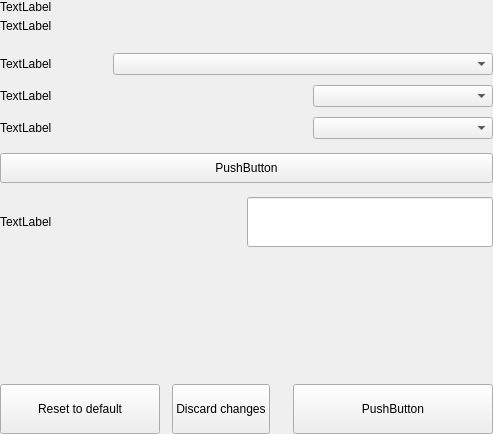
<?xml version="1.0" encoding="UTF-8"?>
<ui version="4.0">
 <class>SettingsDisplayOptionsWidget</class>
 <widget class="QWidget" name="SettingsDisplayOptionsWidget">
  <property name="geometry">
   <rect>
    <x>0</x>
    <y>0</y>
    <width>493</width>
    <height>434</height>
   </rect>
  </property>
  <property name="windowTitle">
   <string>Form</string>
  </property>
  <layout class="QVBoxLayout" name="verticalLayout">
   <property name="spacing">
    <number>0</number>
   </property>
   <property name="leftMargin">
    <number>0</number>
   </property>
   <property name="topMargin">
    <number>0</number>
   </property>
   <property name="rightMargin">
    <number>0</number>
   </property>
   <property name="bottomMargin">
    <number>0</number>
   </property>
   <item>
    <widget class="QWidget" name="left" native="true">
     <layout class="QVBoxLayout" name="verticalLayout_3">
      <property name="leftMargin">
       <number>0</number>
      </property>
      <property name="topMargin">
       <number>0</number>
      </property>
      <property name="rightMargin">
       <number>0</number>
      </property>
      <property name="bottomMargin">
       <number>0</number>
      </property>
      <item>
       <layout class="QVBoxLayout" name="verticalLayout_2">
        <property name="spacing">
         <number>0</number>
        </property>
        <item>
         <layout class="QHBoxLayout" name="horizontalLayout_3">
          <property name="spacing">
           <number>0</number>
          </property>
          <item>
           <layout class="QVBoxLayout" name="verticalLayoutTitle">
            <property name="spacing">
             <number>5</number>
            </property>
            <item>
             <widget class="QLabel" name="labelTitle">
              <property name="text">
               <string>TextLabel</string>
              </property>
             </widget>
            </item>
            <item>
             <widget class="QLabel" name="labelSubtitle1">
              <property name="text">
               <string>TextLabel</string>
              </property>
              <property name="wordWrap">
               <bool>true</bool>
              </property>
             </widget>
            </item>
           </layout>
          </item>
         </layout>
        </item>
        <item>
         <spacer name="verticalSpacer_2">
          <property name="orientation">
           <enum>Qt::Vertical</enum>
          </property>
          <property name="sizeType">
           <enum>QSizePolicy::Fixed</enum>
          </property>
          <property name="sizeHint" stdset="0">
           <size>
            <width>20</width>
            <height>20</height>
           </size>
          </property>
         </spacer>
        </item>
        <item>
         <layout class="QHBoxLayout" name="horizontalLayout_2">
          <item>
           <widget class="QLabel" name="labelTitleLanguage">
            <property name="text">
             <string>TextLabel</string>
            </property>
           </widget>
          </item>
          <item>
           <spacer name="horizontalSpacer_3">
            <property name="orientation">
             <enum>Qt::Horizontal</enum>
            </property>
            <property name="sizeHint" stdset="0">
             <size>
              <width>40</width>
              <height>20</height>
             </size>
            </property>
           </spacer>
          </item>
          <item>
           <widget class="QComboBox" name="comboBoxLanguage">
            <property name="minimumSize">
             <size>
              <width>380</width>
              <height>0</height>
             </size>
            </property>
            <property name="maximumSize">
             <size>
              <width>280</width>
              <height>16777215</height>
             </size>
            </property>
           </widget>
          </item>
         </layout>
        </item>
        <item>
         <spacer name="verticalThreads2">
          <property name="orientation">
           <enum>Qt::Vertical</enum>
          </property>
          <property name="sizeType">
           <enum>QSizePolicy::Fixed</enum>
          </property>
          <property name="sizeHint" stdset="0">
           <size>
            <width>20</width>
            <height>10</height>
           </size>
          </property>
         </spacer>
        </item>
        <item>
         <layout class="QHBoxLayout" name="horizontalPercentagezpara">
          <item>
           <widget class="QLabel" name="labelTitleUnit">
            <property name="text">
             <string>TextLabel</string>
            </property>
           </widget>
          </item>
          <item>
           <spacer name="horizontalSpacerPercentagezpara">
            <property name="orientation">
             <enum>Qt::Horizontal</enum>
            </property>
            <property name="sizeHint" stdset="0">
             <size>
              <width>40</width>
              <height>20</height>
             </size>
            </property>
           </spacer>
          </item>
          <item>
           <widget class="QComboBox" name="comboBoxUnit">
            <property name="minimumSize">
             <size>
              <width>180</width>
              <height>0</height>
             </size>
            </property>
            <property name="maximumSize">
             <size>
              <width>180</width>
              <height>16777215</height>
             </size>
            </property>
           </widget>
          </item>
         </layout>
        </item>
        <item>
         <spacer name="verticalDenomzpara">
          <property name="orientation">
           <enum>Qt::Vertical</enum>
          </property>
          <property name="sizeType">
           <enum>QSizePolicy::Fixed</enum>
          </property>
          <property name="sizeHint" stdset="0">
           <size>
            <width>20</width>
            <height>10</height>
           </size>
          </property>
         </spacer>
        </item>
        <item>
         <layout class="QHBoxLayout" name="horizontalDenomzpara">
          <item>
           <widget class="QLabel" name="labelTitleDigits">
            <property name="text">
             <string>TextLabel</string>
            </property>
           </widget>
          </item>
          <item>
           <spacer name="horizontalDenomzpara_1">
            <property name="orientation">
             <enum>Qt::Horizontal</enum>
            </property>
            <property name="sizeHint" stdset="0">
             <size>
              <width>40</width>
              <height>20</height>
             </size>
            </property>
           </spacer>
          </item>
          <item>
           <widget class="QComboBox" name="comboBoxDigits">
            <property name="minimumSize">
             <size>
              <width>180</width>
              <height>0</height>
             </size>
            </property>
            <property name="maximumSize">
             <size>
              <width>180</width>
              <height>16777215</height>
             </size>
            </property>
           </widget>
          </item>
         </layout>
        </item>
        <item>
         <spacer name="verticalSpacer_4">
          <property name="orientation">
           <enum>Qt::Vertical</enum>
          </property>
          <property name="sizeType">
           <enum>QSizePolicy::Minimum</enum>
          </property>
          <property name="sizeHint" stdset="0">
           <size>
            <width>20</width>
            <height>14</height>
           </size>
          </property>
         </spacer>
        </item>
        <item>
         <widget class="QPushButton" name="pushButtonSwitchBalance">
          <property name="minimumSize">
           <size>
            <width>0</width>
            <height>30</height>
           </size>
          </property>
          <property name="text">
           <string>PushButton</string>
          </property>
          <property name="checkable">
           <bool>true</bool>
          </property>
         </widget>
        </item>
        <item>
         <spacer name="verticalSpacer_3">
          <property name="orientation">
           <enum>Qt::Vertical</enum>
          </property>
          <property name="sizeType">
           <enum>QSizePolicy::Preferred</enum>
          </property>
          <property name="sizeHint" stdset="0">
           <size>
            <width>20</width>
            <height>14</height>
           </size>
          </property>
         </spacer>
        </item>
        <item>
         <layout class="QHBoxLayout" name="horizontalLayout" stretch="1,1">
          <property name="spacing">
           <number>0</number>
          </property>
          <item>
           <widget class="QLabel" name="labelTitleUrl">
            <property name="text">
             <string>TextLabel</string>
            </property>
           </widget>
          </item>
          <item>
           <widget class="QLineEdit" name="lineEditUrl">
            <property name="minimumSize">
             <size>
              <width>0</width>
              <height>50</height>
             </size>
            </property>
            <property name="maximumSize">
             <size>
              <width>16777215</width>
              <height>50</height>
             </size>
            </property>
           </widget>
          </item>
         </layout>
        </item>
        <item>
         <spacer name="verticalSpacer">
          <property name="orientation">
           <enum>Qt::Vertical</enum>
          </property>
          <property name="sizeHint" stdset="0">
           <size>
            <width>20</width>
            <height>40</height>
           </size>
          </property>
         </spacer>
        </item>
        <item>
         <layout class="QHBoxLayout" name="horizontalLayout_7">
          <property name="spacing">
           <number>12</number>
          </property>
          <item>
           <widget class="QPushButton" name="pushButtonReset">
            <property name="minimumSize">
             <size>
              <width>160</width>
              <height>50</height>
             </size>
            </property>
            <property name="maximumSize">
             <size>
              <width>50</width>
              <height>16777215</height>
             </size>
            </property>
            <property name="text">
             <string>Reset to default</string>
            </property>
           </widget>
          </item>
          <item>
           <widget class="QPushButton" name="pushButtonClean">
            <property name="minimumSize">
             <size>
              <width>0</width>
              <height>50</height>
             </size>
            </property>
            <property name="text">
             <string>Discard changes</string>
            </property>
           </widget>
          </item>
          <item>
           <spacer name="horizontalSpacer_5">
            <property name="orientation">
             <enum>Qt::Horizontal</enum>
            </property>
            <property name="sizeType">
             <enum>QSizePolicy::Expanding</enum>
            </property>
            <property name="sizeHint" stdset="0">
             <size>
              <width>40</width>
              <height>20</height>
             </size>
            </property>
           </spacer>
          </item>
          <item>
           <widget class="QPushButton" name="pushButtonSave">
            <property name="minimumSize">
             <size>
              <width>200</width>
              <height>50</height>
             </size>
            </property>
            <property name="maximumSize">
             <size>
              <width>200</width>
              <height>50</height>
             </size>
            </property>
            <property name="text">
             <string>PushButton</string>
            </property>
           </widget>
          </item>
         </layout>
        </item>
       </layout>
      </item>
     </layout>
    </widget>
   </item>
  </layout>
 </widget>
 <resources/>
 <connections/>
</ui>
